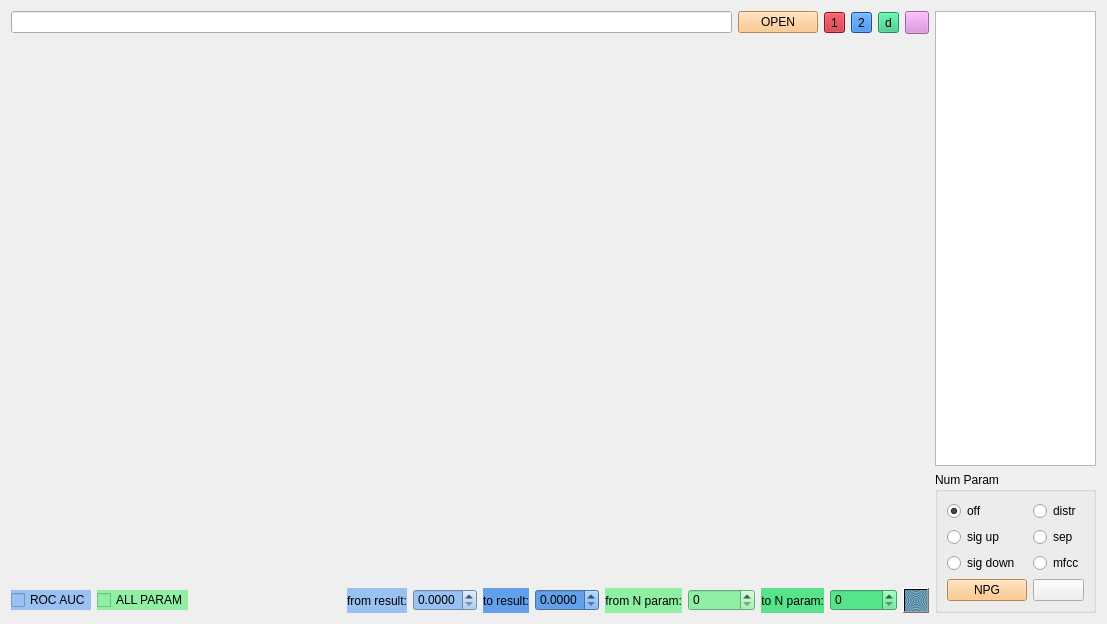
<?xml version="1.0" encoding="UTF-8"?>
<ui version="4.0">
 <class>Form</class>
 <widget class="QWidget" name="Form">
  <property name="geometry">
   <rect>
    <x>0</x>
    <y>0</y>
    <width>1107</width>
    <height>624</height>
   </rect>
  </property>
  <property name="windowTitle">
   <string>RandomParamView</string>
  </property>
  <layout class="QGridLayout" name="gridLayout_10" columnstretch="8,1">
   <item row="0" column="0">
    <layout class="QGridLayout" name="gridLayout_6" rowstretch="0,1,0">
     <item row="0" column="0">
      <layout class="QGridLayout" name="gridLayout_4">
       <item row="0" column="5">
        <widget class="QToolButton" name="toolButton_rm_check">
         <property name="toolTip">
          <string>очистить чекбоксы</string>
         </property>
         <property name="styleSheet">
          <string notr="true">background-color: rgb(220, 138, 221);</string>
         </property>
         <property name="text">
          <string/>
         </property>
        </widget>
       </item>
       <item row="0" column="3">
        <widget class="QToolButton" name="toolButton_dict2">
         <property name="styleSheet">
          <string notr="true">background-color: rgb(28, 113, 216);</string>
         </property>
         <property name="text">
          <string>2</string>
         </property>
        </widget>
       </item>
       <item row="0" column="1">
        <widget class="QPushButton" name="pushButton_open_file">
         <property name="styleSheet">
          <string notr="true">background-color: rgb(255, 190, 111);</string>
         </property>
         <property name="text">
          <string>OPEN</string>
         </property>
        </widget>
       </item>
       <item row="0" column="2">
        <widget class="QToolButton" name="toolButton_dict1">
         <property name="styleSheet">
          <string notr="true">background-color: rgb(192, 28, 40);</string>
         </property>
         <property name="text">
          <string>1</string>
         </property>
        </widget>
       </item>
       <item row="0" column="0">
        <widget class="QLineEdit" name="lineEdit_path"/>
       </item>
       <item row="0" column="4">
        <widget class="QToolButton" name="toolButton_result">
         <property name="styleSheet">
          <string notr="true">background-color: rgb(46, 194, 126);</string>
         </property>
         <property name="text">
          <string>d</string>
         </property>
        </widget>
       </item>
      </layout>
     </item>
     <item row="1" column="0">
      <layout class="QGridLayout" name="gridLayout_3" rowstretch="0,0">
       <item row="0" column="0">
        <layout class="QGridLayout" name="gridLayout">
         <item row="0" column="0">
          <layout class="QHBoxLayout" name="horizontalLayout_all_model"/>
         </item>
         <item row="0" column="1">
          <layout class="QHBoxLayout" name="horizontalLayout_zoom"/>
         </item>
        </layout>
       </item>
       <item row="1" column="0">
        <layout class="QGridLayout" name="gridLayout_2">
         <item row="0" column="0">
          <layout class="QHBoxLayout" name="horizontalLayout_count_bar"/>
         </item>
         <item row="1" column="0">
          <layout class="QHBoxLayout" name="horizontalLayout_distr"/>
         </item>
        </layout>
       </item>
      </layout>
     </item>
     <item row="2" column="0">
      <layout class="QGridLayout" name="gridLayout_5">
       <item row="0" column="6">
        <widget class="QDoubleSpinBox" name="doubleSpinBox_to_result">
         <property name="styleSheet">
          <string notr="true">background-color: rgb(98, 160, 234);</string>
         </property>
         <property name="decimals">
          <number>4</number>
         </property>
         <property name="maximum">
          <double>1.000000000000000</double>
         </property>
         <property name="singleStep">
          <double>0.001000000000000</double>
         </property>
        </widget>
       </item>
       <item row="0" column="4">
        <widget class="QDoubleSpinBox" name="doubleSpinBox_from_result">
         <property name="autoFillBackground">
          <bool>false</bool>
         </property>
         <property name="styleSheet">
          <string notr="true">background-color: rgb(153, 193, 241);</string>
         </property>
         <property name="decimals">
          <number>4</number>
         </property>
         <property name="maximum">
          <double>1.000000000000000</double>
         </property>
         <property name="singleStep">
          <double>0.001000000000000</double>
         </property>
        </widget>
       </item>
       <item row="0" column="10">
        <widget class="QSpinBox" name="spinBox_to_param">
         <property name="styleSheet">
          <string notr="true">background-color: rgb(87, 227, 137);</string>
         </property>
         <property name="maximum">
          <number>100000</number>
         </property>
         <property name="singleStep">
          <number>10</number>
         </property>
        </widget>
       </item>
       <item row="0" column="1">
        <widget class="QCheckBox" name="checkBox_param">
         <property name="styleSheet">
          <string notr="true">background-color: rgb(143, 240, 164);</string>
         </property>
         <property name="text">
          <string>ALL PARAM</string>
         </property>
        </widget>
       </item>
       <item row="0" column="0">
        <widget class="QCheckBox" name="checkBox_result">
         <property name="styleSheet">
          <string notr="true">background-color: rgb(153, 193, 241);</string>
         </property>
         <property name="text">
          <string>ROC AUC</string>
         </property>
        </widget>
       </item>
       <item row="0" column="3">
        <widget class="QLabel" name="label">
         <property name="autoFillBackground">
          <bool>false</bool>
         </property>
         <property name="styleSheet">
          <string notr="true">background-color: rgb(153, 193, 241);</string>
         </property>
         <property name="text">
          <string>from result:</string>
         </property>
         <property name="alignment">
          <set>Qt::AlignRight|Qt::AlignTrailing|Qt::AlignVCenter</set>
         </property>
        </widget>
       </item>
       <item row="0" column="2">
        <spacer name="horizontalSpacer">
         <property name="orientation">
          <enum>Qt::Horizontal</enum>
         </property>
         <property name="sizeHint" stdset="0">
          <size>
           <width>40</width>
           <height>20</height>
          </size>
         </property>
        </spacer>
       </item>
       <item row="0" column="8">
        <widget class="QSpinBox" name="spinBox_from_param">
         <property name="styleSheet">
          <string notr="true">background-color: rgb(143, 240, 164);</string>
         </property>
         <property name="maximum">
          <number>100000</number>
         </property>
         <property name="singleStep">
          <number>10</number>
         </property>
        </widget>
       </item>
       <item row="0" column="7">
        <widget class="QLabel" name="label_3">
         <property name="styleSheet">
          <string notr="true">background-color: rgb(143, 240, 164);</string>
         </property>
         <property name="text">
          <string>from N param:</string>
         </property>
         <property name="alignment">
          <set>Qt::AlignRight|Qt::AlignTrailing|Qt::AlignVCenter</set>
         </property>
        </widget>
       </item>
       <item row="0" column="9">
        <widget class="QLabel" name="label_4">
         <property name="styleSheet">
          <string notr="true">background-color: rgb(87, 227, 137);</string>
         </property>
         <property name="text">
          <string>to N param:</string>
         </property>
         <property name="alignment">
          <set>Qt::AlignRight|Qt::AlignTrailing|Qt::AlignVCenter</set>
         </property>
        </widget>
       </item>
       <item row="0" column="5">
        <widget class="QLabel" name="label_2">
         <property name="styleSheet">
          <string notr="true">background-color: rgb(98, 160, 234);</string>
         </property>
         <property name="text">
          <string>to result:</string>
         </property>
         <property name="alignment">
          <set>Qt::AlignRight|Qt::AlignTrailing|Qt::AlignVCenter</set>
         </property>
        </widget>
       </item>
       <item row="0" column="11">
        <widget class="QToolButton" name="toolButton_draw_graph">
         <property name="toolTip">
          <string>draw graph</string>
         </property>
         <property name="styleSheet">
          <string notr="true">background-color: qradialgradient(spread:repeat, cx:0.5, cy:0.5, radius:0.077, fx:0.5, fy:0.5, stop:0 rgba(0, 169, 255, 147), stop:0.497326 rgba(0, 0, 0, 147), stop:1 rgba(0, 169, 255, 147));</string>
         </property>
         <property name="text">
          <string/>
         </property>
        </widget>
       </item>
      </layout>
     </item>
    </layout>
   </item>
   <item row="0" column="1">
    <layout class="QGridLayout" name="gridLayout_8">
     <item row="0" column="0">
      <widget class="QListWidget" name="listWidget"/>
     </item>
     <item row="1" column="0">
      <widget class="QGroupBox" name="groupBox">
       <property name="title">
        <string>Num Param</string>
       </property>
       <layout class="QGridLayout" name="gridLayout_7">
        <item row="2" column="0">
         <widget class="QRadioButton" name="radioButton_sig_down">
          <property name="text">
           <string>sig down</string>
          </property>
         </widget>
        </item>
        <item row="1" column="1">
         <widget class="QRadioButton" name="radioButton_sep">
          <property name="text">
           <string>sep</string>
          </property>
         </widget>
        </item>
        <item row="0" column="0">
         <widget class="QRadioButton" name="radioButton_off">
          <property name="text">
           <string>off</string>
          </property>
          <property name="checked">
           <bool>true</bool>
          </property>
         </widget>
        </item>
        <item row="0" column="1">
         <widget class="QRadioButton" name="radioButton_distr">
          <property name="text">
           <string>distr</string>
          </property>
         </widget>
        </item>
        <item row="1" column="0">
         <widget class="QRadioButton" name="radioButton_sig_up">
          <property name="text">
           <string>sig up</string>
          </property>
         </widget>
        </item>
        <item row="2" column="1">
         <widget class="QRadioButton" name="radioButton_mfcc">
          <property name="text">
           <string>mfcc</string>
          </property>
         </widget>
        </item>
        <item row="3" column="0">
         <widget class="QPushButton" name="pushButton_n_graph">
          <property name="toolTip">
           <string>&lt;html&gt;&lt;head/&gt;&lt;body&gt;&lt;p&gt;Построить график зависимости числовой &lt;/p&gt;&lt;p&gt;состовляющей параметра от качества модели. &lt;/p&gt;&lt;p&gt;Цветом показано количество параметров.&lt;/p&gt;&lt;/body&gt;&lt;/html&gt;</string>
          </property>
          <property name="styleSheet">
           <string notr="true">background-color: rgb(255, 190, 111);</string>
          </property>
          <property name="text">
           <string>NPG</string>
          </property>
         </widget>
        </item>
        <item row="3" column="1">
         <widget class="QPushButton" name="pushButton_2">
          <property name="text">
           <string/>
          </property>
         </widget>
        </item>
       </layout>
      </widget>
     </item>
    </layout>
   </item>
  </layout>
 </widget>
 <resources/>
 <connections/>
</ui>
